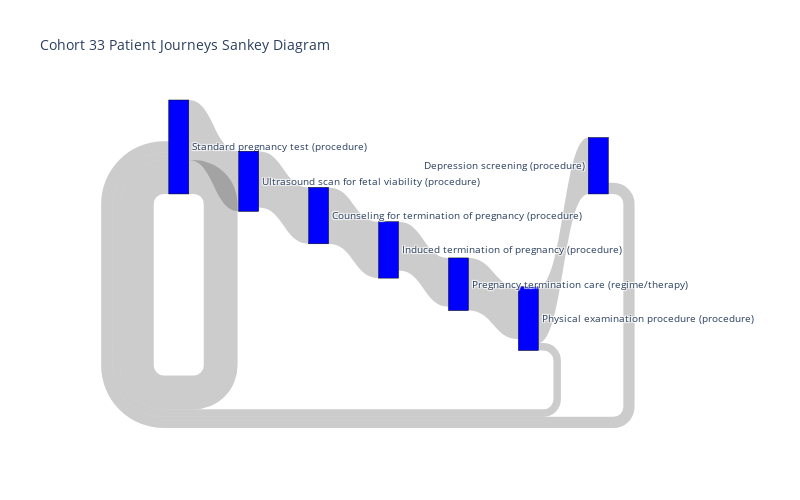

The cell this chart's notebook holds for it:
### Code cell
make_sankey(cohort=33)

### Figure 1 — Plotly figure (JSON) as saved in the notebook; plotly's stock layout.template omitted (floating-point values rounded to 4 significant figures; data arrays with more than 128 entries replaced by an {"elided": "..."} marker saying what was removed)
{"data": [{"link": {"source": [0, 114, 1, 64, 115, 56, 0, 67, 64], "target": [1, 56, 114, 67, 64, 115, 0, 0, 0], "value": [16, 15, 15, 15, 14, 13, 9, 3, 2]}, "node": {"color": "blue", "label": {"elided": "345 str values"}, "line": {"color": "black", "width": 0.5}, "pad": 10, "thickness": 20}, "type": "sankey"}], "layout": {"font": {"size": 10}, "height": 500, "title": {"text": "Cohort 33 Patient Journeys Sankey Diagram"}, "width": 800}}
